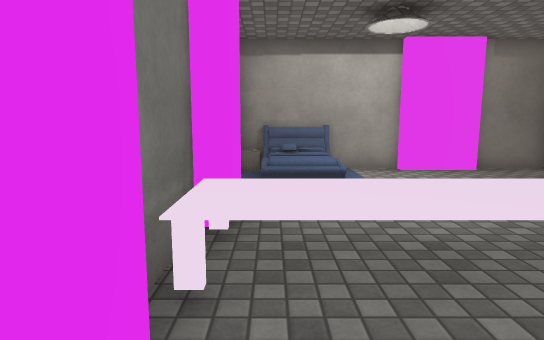
[1] (above)

12 first-person views from a walk through a 3-D level made in the Unity game engine. The camera is 1.4 m above the floor, tilts 8° down and sees 75° across. The floor is counted in squares, 0.95 m on a side. Each view is taken from the middle of a square. On the plan, view 1 faces up. The plan holds only what a view shows up to about 16 squares ahead; the rest is blank. The place goes on beyond the plan. The player is left out. Some surface patterns are stand-ins.

[2]
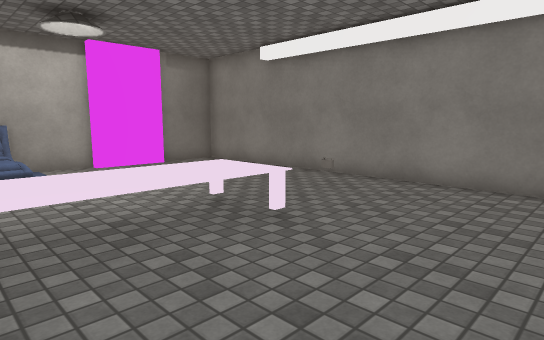

[3]
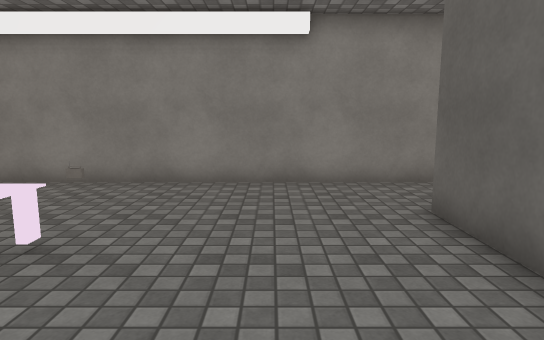

[4]
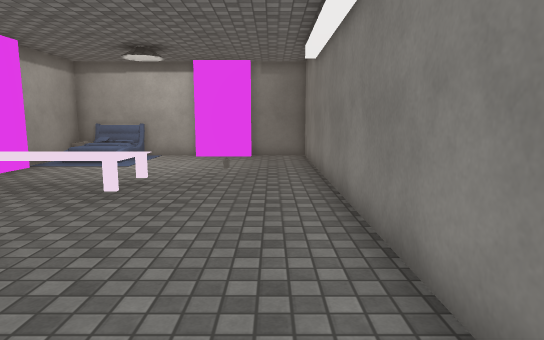

[5]
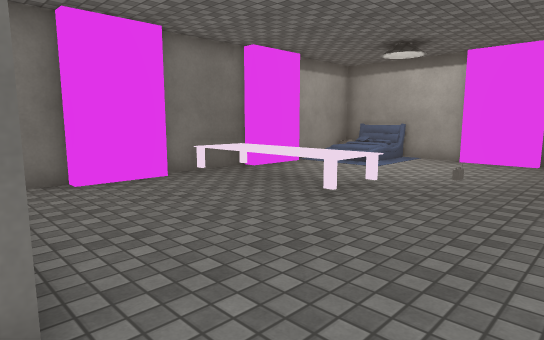

[6]
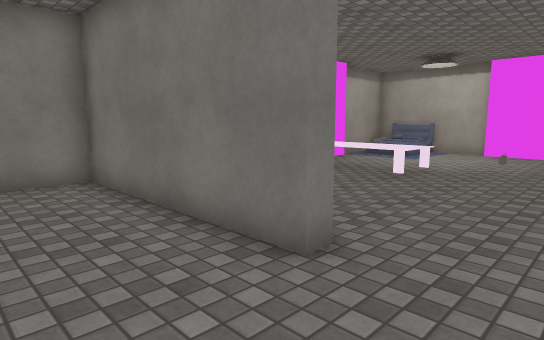

[7]
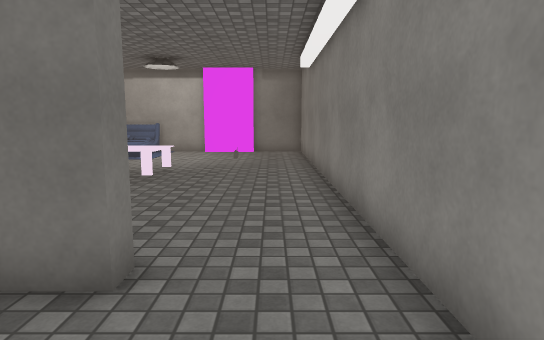

[8]
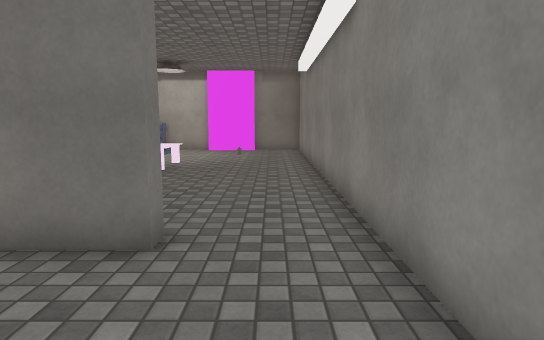

[9]
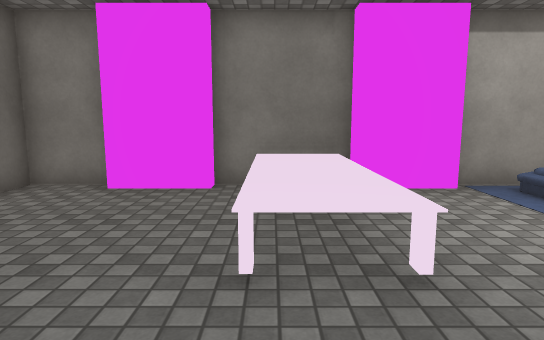

[10]
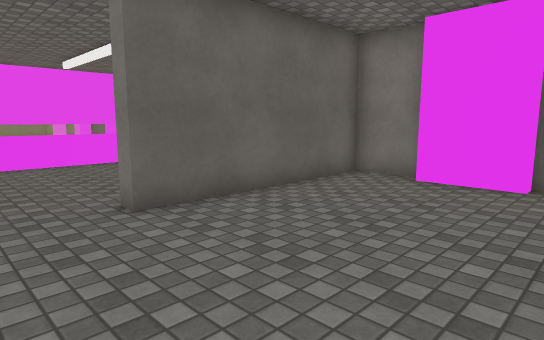

[11]
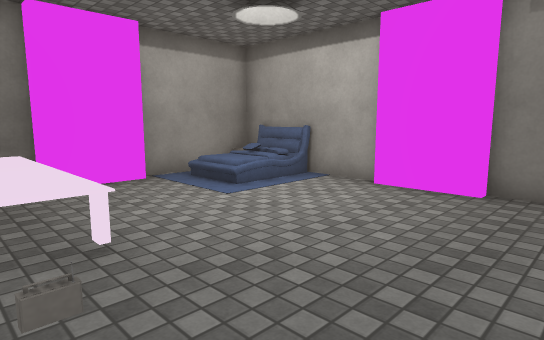

[12]
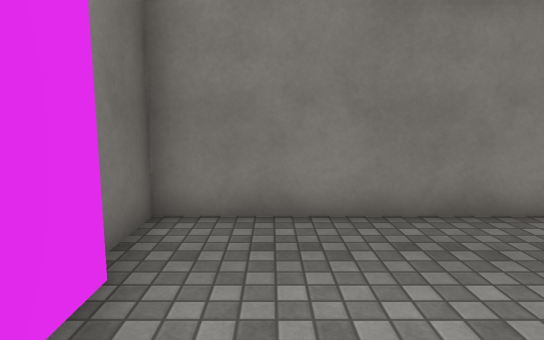

### Floor plan
Points are (right, up) in squares from view 1. A wall is a line through its corners. A room is listed if a view was taken in it or the views show most of it. See-through windows are left out.
Room 1 (views 1, 2, 3, 4, 5, 9, 10, 11, 12)
walls: (-0.6, 1.7) (-0.6, -0.6); (-1.1, 4.8) (-1.1, 1.7); (-0.6, 7.1) (-0.6, 4.8); (6.2, 10.5) (3.8, 10.5); (-1.1, -0.6) (-1.1, -2.6) (5.6, -2.6) (5.6, -3.1); (3.9, 10.9) (2.4, 10.9); (-1.1, 10.9) (-1.1, 7.2); (8.4, -4.4) (8.4, 10.9) (6.1, 10.9)
ways out: opening at (7, -4.7) to room 2
objects: table (0, 3) to (4, 4); rug (0, 11); bed (1, 11); rug (2, 11); radio (6, 3)
Room 2 (views 6, 7, 8)
walls: (8.4, -5.4) (8.4, -4.4); (5.6, -3.1) (-1.1, -3.1) (-1.1, -4.9)
low walls: (2.9, -9.7) (6.4, -9.7)
ways out: opening at (7, -4.7) to room 1

Where each view was taken, in squares from view 1:
view 1: 0 up, 0 right, facing up
view 2: 1 down, 0 right, facing up-right
view 3: 0 up, 0 right, facing right
view 4: 4 down, 7 right, facing up
view 5: 3 down, 8 right, facing up-left
view 6: 6 down, 8 right, facing up-left
view 7: 6 down, 7 right, facing up
view 8: 7 down, 7 right, facing up
view 9: 3 up, 7 right, facing left
view 10: 3 up, 8 right, facing down-left
view 11: 3 up, 8 right, facing up-left
view 12: 9 up, 3 right, facing right
